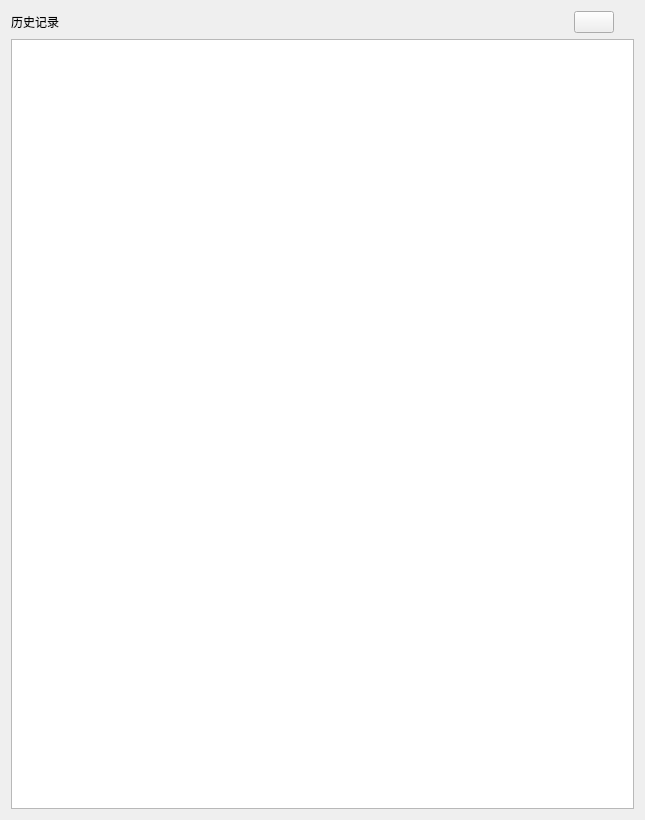
<?xml version="1.0" encoding="UTF-8"?>
<ui version="4.0">
 <class>PageHistory</class>
 <widget class="QFrame" name="PageHistory">
  <property name="geometry">
   <rect>
    <x>0</x>
    <y>0</y>
    <width>645</width>
    <height>820</height>
   </rect>
  </property>
  <property name="windowTitle">
   <string>PageHistory</string>
  </property>
  <layout class="QVBoxLayout" name="verticalLayout">
   <item>
    <layout class="QHBoxLayout" name="horizontalLayout">
     <item>
      <widget class="QLabel" name="label">
       <property name="text">
        <string>历史记录</string>
       </property>
      </widget>
     </item>
     <item>
      <spacer name="horizontalSpacer">
       <property name="orientation">
        <enum>Qt::Horizontal</enum>
       </property>
       <property name="sizeHint" stdset="0">
        <size>
         <width>40</width>
         <height>20</height>
        </size>
       </property>
      </spacer>
     </item>
     <item>
      <widget class="QPushButton" name="btn_clear">
       <property name="text">
        <string/>
       </property>
       <property name="icon">
        <iconset>
         <selectedon>:/icon/del.png</selectedon>
        </iconset>
       </property>
       <property name="iconSize">
        <size>
         <width>18</width>
         <height>18</height>
        </size>
       </property>
      </widget>
     </item>
     <item>
      <spacer name="horizontalSpacer_2">
       <property name="orientation">
        <enum>Qt::Horizontal</enum>
       </property>
       <property name="sizeType">
        <enum>QSizePolicy::Minimum</enum>
       </property>
       <property name="sizeHint" stdset="0">
        <size>
         <width>20</width>
         <height>20</height>
        </size>
       </property>
      </spacer>
     </item>
    </layout>
   </item>
   <item>
    <widget class="QListWidget" name="listWidget"/>
   </item>
  </layout>
 </widget>
 <resources>
  <include location="../../assets/res.qrc"/>
 </resources>
 <connections/>
</ui>
